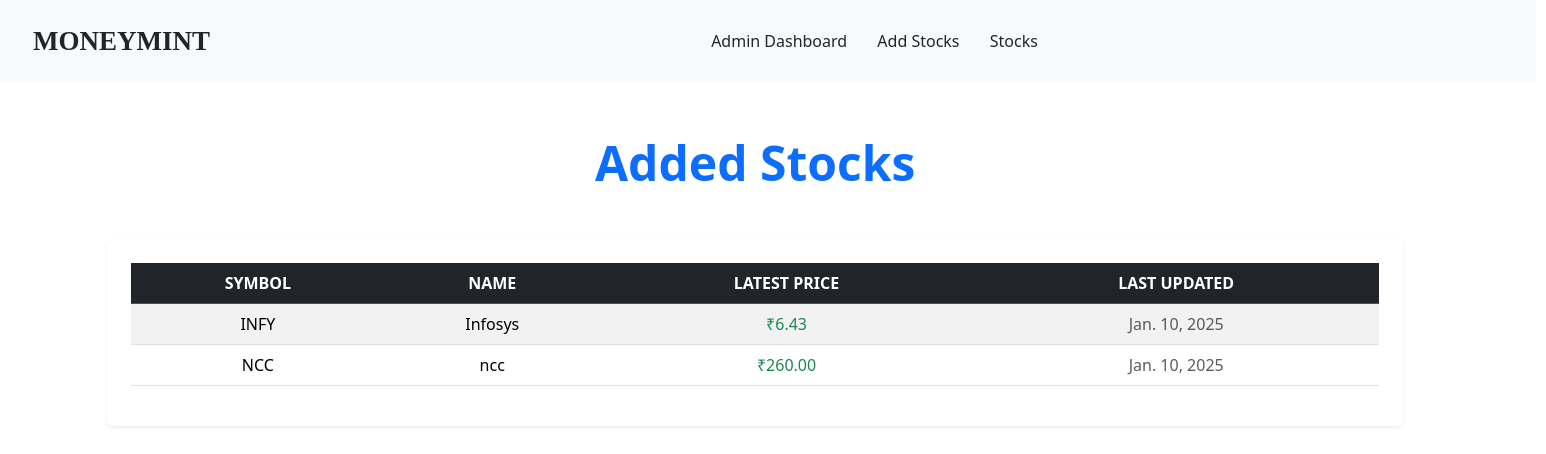
The app's page /user/stock_list, older data.
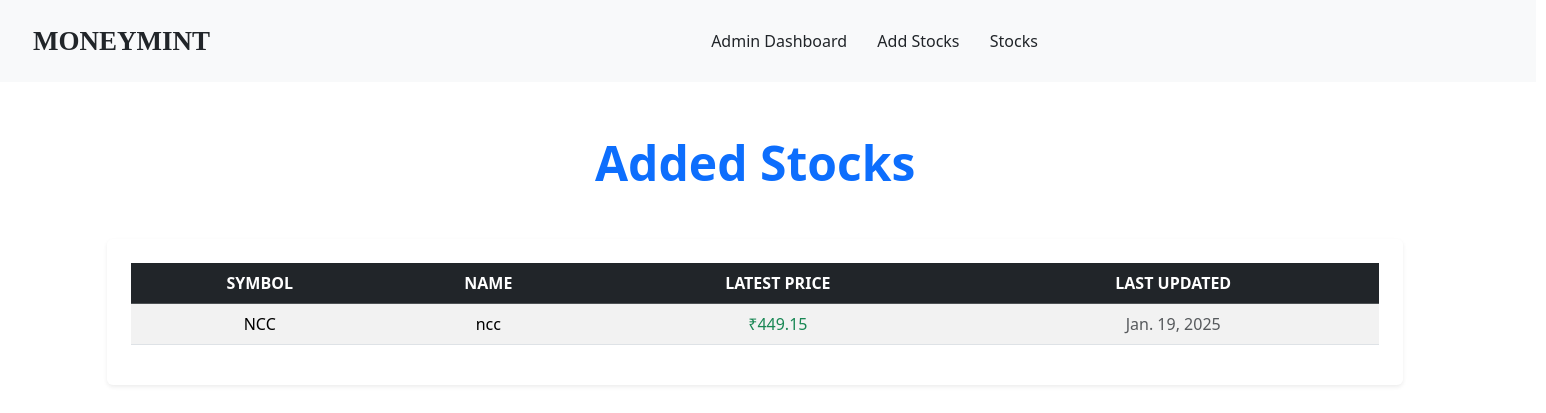
The same page, newer data.
### admin_dashboard/models.py (models this page shows, shortened)
class Stock(models.Model):
    symbol = models.CharField(max_length=20, unique=True, help_text="Unique stock symbol")
    name = models.CharField(max_length=100, help_text="Name of the stock")
    latest_price = models.DecimalField(max_digits=10, decimal_places=2, help_text="Latest price of the stock")
    last_updated = models.DateField(default=date.today, help_text="Last updated date")

### user/views.py (the view)
# urls.py: path('stock_list',stock_list, name='stock_list'),
def stock_list(request):
    stocks = Stock.objects.all()
    return render(request, 'user/stocks.html', {'stocks': stocks})

### templates/user/stocks.html (shortened to what this page needs)
{% extends 'base.html' %}
{% block content %}
<div class="container py-5">
    <div class="text-center mb-5">
        {% if user.role == "user" %}
        <h1 class="display-5 text-primary fw-bold">Available Stocks</h1>
        {% else %}
        <h1 class="display-5 text-primary fw-bold">Added Stocks</h1>
        {% endif %}
    </div>
    <div class="card shadow-sm border-0">
        <div class="card-body p-4">
            <div class="table-responsive">
                <table class="table table-striped table-hover align-middle">
                    <thead class="table-dark text-center">
                        <tr>
                            <th class="text-uppercase">Symbol</th>
                            <th class="text-uppercase">Name</th>
                            <th class="text-uppercase">Latest Price</th>
                            <th class="text-uppercase">Last Updated</th>
                        </tr>
                    </thead>
                    <tbody>
                        {% if stocks %}
                            {% for stock in stocks %}
                            <tr>
                                <td class="text-center">{{ stock.symbol }}</td>
                                <td class="text-center">{{ stock.name }}</td>
                                <td class="text-center text-success">₹{{ stock.latest_price }}</td>
                                <td class="text-center text-muted">{{ stock.last_updated }}</td>
                            </tr>
                            {% endfor %}
                        {% else %}
                            <tr>
                                <td colspan="{% if user.role == 'user' %}5{% else %}4{% endif %}" class="text-center text-muted">
                                    No stocks available.
                                </td>
                            </tr>
                        {% endif %}
                    </tbody>
                </table>
            </div>
        </div>
    </div>
</div>
{% endblock content %}

Row changes from the older to the newer data that the page shows:
removed Stock: symbol "INFY", name "Infosys", latest_price "6.43", last_updated "Jan. 10, 2025"
changed Stock "NCC": latest_price "260.00" → "449.15"; last_updated "Jan. 10, 2025" → "Jan. 19, 2025"
